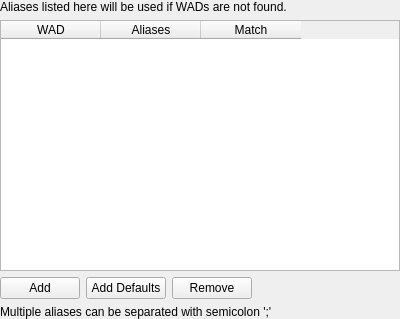
<?xml version="1.0" encoding="UTF-8"?>
<ui version="4.0">
 <class>CFGWadAlias</class>
 <widget class="QWidget" name="CFGWadAlias">
  <property name="geometry">
   <rect>
    <x>0</x>
    <y>0</y>
    <width>400</width>
    <height>319</height>
   </rect>
  </property>
  <property name="windowTitle">
   <string>Form</string>
  </property>
  <layout class="QVBoxLayout" name="verticalLayout">
   <property name="leftMargin">
    <number>0</number>
   </property>
   <property name="topMargin">
    <number>0</number>
   </property>
   <property name="rightMargin">
    <number>0</number>
   </property>
   <property name="bottomMargin">
    <number>0</number>
   </property>
   <item>
    <widget class="QLabel" name="label_2">
     <property name="text">
      <string>Aliases listed here will be used if WADs are not found.</string>
     </property>
    </widget>
   </item>
   <item>
    <widget class="QTableWidget" name="table">
     <property name="alternatingRowColors">
      <bool>true</bool>
     </property>
     <property name="selectionBehavior">
      <enum>QAbstractItemView::SelectRows</enum>
     </property>
     <property name="sortingEnabled">
      <bool>true</bool>
     </property>
     <attribute name="horizontalHeaderHighlightSections">
      <bool>false</bool>
     </attribute>
     <attribute name="verticalHeaderVisible">
      <bool>false</bool>
     </attribute>
     <column>
      <property name="text">
       <string>WAD</string>
      </property>
     </column>
     <column>
      <property name="text">
       <string>Aliases</string>
      </property>
     </column>
     <column>
      <property name="text">
       <string>Match</string>
      </property>
     </column>
    </widget>
   </item>
   <item>
    <layout class="QHBoxLayout" name="horizontalLayout">
     <item>
      <widget class="QPushButton" name="btnAdd">
       <property name="text">
        <string>Add</string>
       </property>
       <property name="icon">
        <iconset resource="../../../../media/resources.qrc">
         <normaloff>:/icons/plus.png</normaloff>:/icons/plus.png</iconset>
       </property>
      </widget>
     </item>
     <item>
      <widget class="QPushButton" name="btnAddDefaults">
       <property name="text">
        <string>Add Defaults</string>
       </property>
       <property name="icon">
        <iconset resource="../../../../media/resources.qrc">
         <normaloff>:/icons/doomseeker_plus.png</normaloff>:/icons/doomseeker_plus.png</iconset>
       </property>
      </widget>
     </item>
     <item>
      <widget class="QPushButton" name="btnRemove">
       <property name="text">
        <string>Remove</string>
       </property>
       <property name="icon">
        <iconset resource="../../../../media/resources.qrc">
         <normaloff>:/icons/x.png</normaloff>:/icons/x.png</iconset>
       </property>
      </widget>
     </item>
     <item>
      <spacer name="horizontalSpacer">
       <property name="orientation">
        <enum>Qt::Horizontal</enum>
       </property>
       <property name="sizeHint" stdset="0">
        <size>
         <width>40</width>
         <height>20</height>
        </size>
       </property>
      </spacer>
     </item>
    </layout>
   </item>
   <item>
    <widget class="QLabel" name="label">
     <property name="text">
      <string>Multiple aliases can be separated with semicolon ';'</string>
     </property>
    </widget>
   </item>
  </layout>
 </widget>
 <resources>
  <include location="../../../../media/resources.qrc"/>
 </resources>
 <connections>
  <connection>
   <sender>btnAdd</sender>
   <signal>clicked()</signal>
   <receiver>CFGWadAlias</receiver>
   <slot>addNewEntry()</slot>
   <hints>
    <hint type="sourcelabel">
     <x>38</x>
     <y>287</y>
    </hint>
    <hint type="destinationlabel">
     <x>199</x>
     <y>159</y>
    </hint>
   </hints>
  </connection>
  <connection>
   <sender>btnRemove</sender>
   <signal>clicked()</signal>
   <receiver>CFGWadAlias</receiver>
   <slot>removeSelected()</slot>
   <hints>
    <hint type="sourcelabel">
     <x>119</x>
     <y>287</y>
    </hint>
    <hint type="destinationlabel">
     <x>199</x>
     <y>159</y>
    </hint>
   </hints>
  </connection>
  <connection>
   <sender>btnAddDefaults</sender>
   <signal>clicked()</signal>
   <receiver>CFGWadAlias</receiver>
   <slot>addDefaults()</slot>
   <hints>
    <hint type="sourcelabel">
     <x>119</x>
     <y>287</y>
    </hint>
    <hint type="destinationlabel">
     <x>199</x>
     <y>159</y>
    </hint>
   </hints>
  </connection>
  <connection>
   <sender>table</sender>
   <signal>cellChanged(int,int)</signal>
   <receiver>CFGWadAlias</receiver>
   <slot>resizeRowToContents(int)</slot>
   <hints>
    <hint type="sourcelabel">
     <x>213</x>
     <y>100</y>
    </hint>
    <hint type="destinationlabel">
     <x>191</x>
     <y>-15</y>
    </hint>
   </hints>
  </connection>
 </connections>
 <slots>
  <slot>addNewEntry()</slot>
  <slot>removeSelected()</slot>
  <slot>addDefaults()</slot>
  <slot>resizeRowToContents(int)</slot>
 </slots>
</ui>
